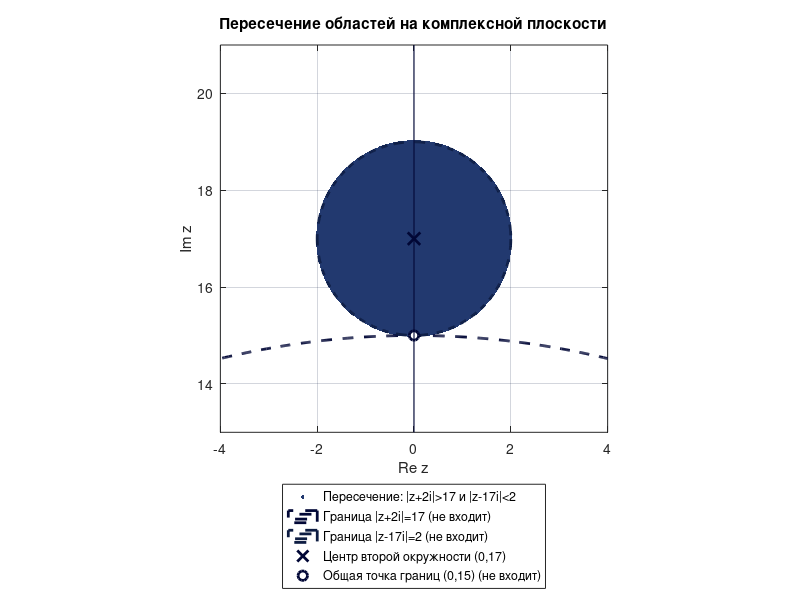

The MATLAB source for this figure:
%% Постоянные
m = 2;
k = 17;

%% Палитра
dark       = [0.0039, 0.0275, 0.2118]; % граница первой области, ось и отмеченные точки
navy       = [0.0510, 0.1098, 0.2588]; % граница второй области, сетка и рамка легенды
blue       = [0.1333, 0.2235, 0.4353]; % пересечение двух областей
background = [1.0000, 1.0000, 1.0000];

% –––––

%% Прямоугольник построения
% Вторая область |z - 17i| < 2 является кругом радиуса 2
% с центром в точке (0, 17). Поэтому она расположена в пределах:
% -2 < a < 2 и 15 < b < 19.
%
% Выбираем прямоугольник: -4 <= a <= 4 и 13 <= b <= 21.
% Поменяем значения, так как дополнительный отступ
% позволяет увидеть границы обеих областей и их общую точку (0, 15).
a = linspace(-4, 4, 400);
b = linspace(13, 21, 400);

% Создаём двумерную сетку точек (a, b) на выбранном прямоугольнике.
% Матрица A содержит вещественные координаты, а матрица B – мнимые.
[A, B] = meshgrid(a, b);

% Каждой точке (a, b) комплексной плоскости соответствует комплексное число
% z = a + bi. Поэтому составляем матрицу комплексных чисел Z.
Z = A + 1i * B;

%% Области и логические условия
% Первая область имеет вид: |z + mi| > k.
% Выражение |z + mi| задаёт расстояние от точки z до точки -mi,
% которой соответствует точка (0, -m). Условие > k выбирает точки,
% расположенные снаружи окружности радиуса k, так как строго больше.
% При m = 2 и k = 17 получаем условие |z + 2i| > 17.
condition1 = abs(Z + m*1i) > k;

% Вторая область имеет вид |z - ki| < m.
% Выражение |z - ki| задаёт расстояние от точки z до точки ki,
% которой соответствует точка (0, k). Условие < m выбирает точки,
% расположенные внутри окружности радиуса m, так как строго меньше.
% При k = 17 и m = 2 получаем условие |z - 17i| < 2.
condition2 = abs(Z - k*1i) < m;

% Значение region равно true только для точек, принадлежащих
% одновременно первой и второй областям.
region = condition1 & condition2;

%% Границы областей
% Граница первой области получается при равенстве |z + mi| = k,
% а граница второй области – при равенстве |z - ki| = m.
% Поэтому отдельно вычисляем значения обоих модулей во всех точках
% сетки. Эти матрицы используются далее для построения линий уровня.
F1 = abs(Z + m*1i);
F2 = abs(Z - k*1i);

%% Пересечение областей на комплексной плоскости
% Создаём окно рисунка. Точки пересечения выбираются логической
% маской region и изображаются синими маркерами.
figure(1);

regionPlot = plot(A(region), B(region), '.', ...
    'Color', blue, 'MarkerSize', 8);

hold on;

% Строим линию уровня F1 = k. Она соответствует границе
% |z + 2i| = 17. Пунктир показывает, что при строгом знаке >
% сама граница не входит в первую область.
[~, firstBoundary] = contour(A, B, F1, [k k], '--', ...
    'LineColor', dark, 'LineWidth', 2);

% Строим линию уровня F2 = m. Она соответствует границе
% |z - 17i| = 2. Пунктир показывает, что при строгом знаке <
% сама граница не входит во вторую область.
[~, secondBoundary] = contour(A, B, F2, [m m], '--', ...
    'LineColor', navy, 'LineWidth', 2);

% Центр второй окружности соответствует комплексному числу ki.
% При k = 17 его координаты равны (0, 17).
centerPlot = plot(0, k, 'x', ...
    'Color', dark, 'MarkerSize', 9, 'LineWidth', 2);

% Границы окружностей имеют общую точку (0, k - m).
% При k = 17 и m = 2 получаем точку (0, 15).
% Пустой маркер показывает, что эта точка не входит в пересечение,
% поскольку в исходных условиях используются строгие неравенства.
commonPointPlot = plot(0, k-m, 'o', ...
    'Color', dark, 'MarkerFaceColor', background, ...
    'MarkerSize', 7, 'LineWidth', 2);

% Проводим мнимую ось a = 0 в пределах выбранного прямоугольника.
imaginaryAxis = plot([0 0], [13 21], ...
    'Color', dark, 'LineWidth', 0.8);

% Не добавляем вспомогательную мнимую ось в легенду.
% Функция set используется и в MATLAB, и в Octave.
set(imaginaryAxis, 'HandleVisibility', 'off');

% Включаем координатную сетку.
grid on;

% Одинаковый масштаб по двум осям сохраняет форму окружностей.
% Затем устанавливаем выбранные границы прямоугольника построения.
axis equal;
axis([-4 4 13 21]);

% Горизонтальная ось соответствует вещественной части числа z,
% вертикальная ось – его мнимой части.
xlabel('Re z');
ylabel('Im z');

title('Пересечение областей на комплексной плоскости');

% –––––

%% Легенда
legend( ...
    [regionPlot, firstBoundary, secondBoundary, centerPlot, commonPointPlot], ...
    'Пересечение: |z+2i|>17 и |z-17i|<2', ...
    'Граница |z+2i|=17 (не входит)', ...
    'Граница |z-17i|=2 (не входит)', ...
    'Центр второй окружности (0,17)', ...
    'Общая точка границ (0,15) (не входит)', ...
    'Location', 'southoutside');

set(gcf, 'Color', background);
set(gca, ...
    'Color', background, ...
    'GridColor', navy, ...
    'GridAlpha', 0.18);

hold off;

% –––––

%% Запуск файла с Octave (раскомментировать)
% if exist('OCTAVE_VERSION', 'builtin')
%     disp('Графики построены.');
%     pause;
% end
